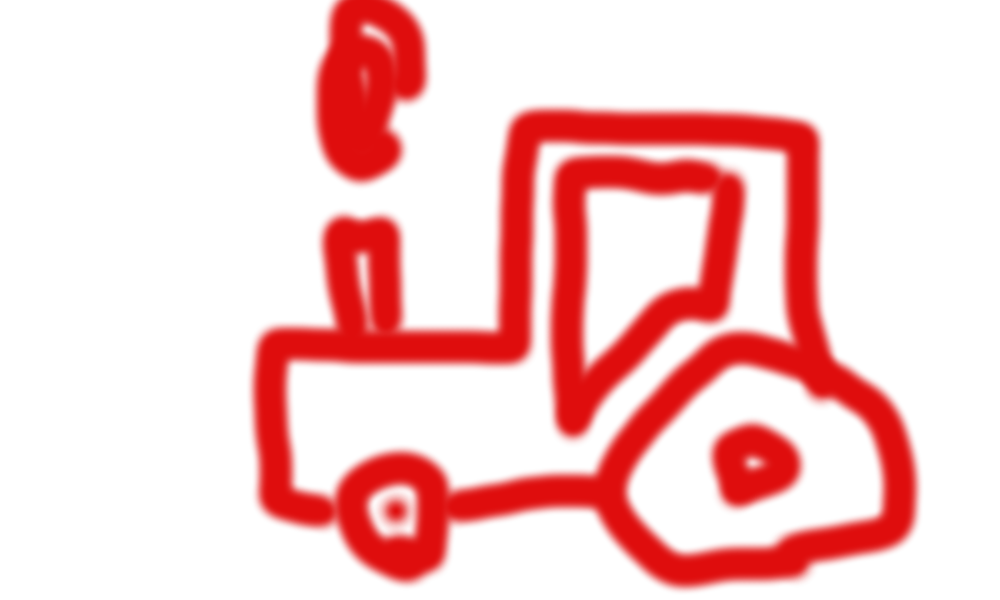
#> input picture ExmpleImages/imageExmple.png, 1000 x 600 px
$ python old_image_to_lines.py --input ../ExmpleImages/imageExmple.png
#> lines starting #> are read from the running program, lines starting #| are printed output that depends on the picture; after the words box and inside, x2 and y2 are one past the last pixel; in counts of white or black regions, pixels touching at a corner belong together
### PythonCore/base_converter.py
import os

import numpy as np
import matplotlib.pyplot as plt

from PythonCore.k_command_manager import KCommandManager


class BaseConverter:
    def __init__(self, path: str):
#> called with path = '../ExmpleImages/imageExmple.png'
        self.file_name = os.path.expanduser(path)
        self.name = path.split("/")[-1].split(".")[0].title()
        self.KCM: KCommandManager = KCommandManager(self.name, [], np.array([1, 1]))  # noqa

    def get_k_code(self, mode: str = None) -> KCommandManager:
        # the only function that the that is used outside class
        return KCommandManager(f"{self.name} Empty", [], np.array([1, 1]))

    def k_show(self):
        self.KCM.k_show()
        plt.show(block=True)

### PythonCore/k_command_manager.py
import os
import numpy as np

from PythonCore.data import Data
from matplotlib import pyplot as plt

from datetime import date
from tqdm import tqdm


class KCommandManager:
    def __init__(self, label, commands: list[np.ndarray], canvas_size: np.ndarray):
#> called with label = 'Imageexmple', canvas_size = array of shape (2,)
        self.label = label
        self.commands = commands
        self.canvas_size = canvas_size

        self.commands_num = len(self.commands)
        self.removed_commands = 0
        self.head_ups_num = 0

    # [14 lines left out: function __add__, not called in this run]

    def __reversed__(self):
        km = KCommandManager(self.label, list(reversed(self.commands)), self.canvas_size)
        return km

    def __str__(self):
        return f"KCommandManager of `{self.label}` who has {len(self.commands)} commands and canvas size of {self.canvas_size}" # noqa

    # [156 lines left out: functions decode, optimize, to_gcode, write_file, k_show, not called in this run]

### PythonCore/data.py
import numpy as np


class Data:
    KernelSize = 1
    DrawingSize = np.array([20, 20])  # cm
    LineThickness = 0.5  # cm
    PenUpFore = 2  # the given fore after a penup
    HeadSpeedRatio = 1/8  # head mm per length mm
    PrintingSpeedFactor = 2  # the printing speed factor
    MMPerPoint = 1  # mm

    ShiftX = 0
    ShiftY = 0

    SettingsVersion = 2.5

    @staticmethod
    def set_up(size: np.array):
        Data.KernelSize = np.max(np.int_(size / (Data.DrawingSize / Data.LineThickness))) + 1
        if Data.KernelSize <= 0:
            Data.KernelSize = 1

    # [12 lines left out: functions late_set_up, set_setting, not called in this run]

### old/old_image_to_lines.py
#!usr/bin/env python3
import sys
import os
sys.path.append("/home/pash/PycharmProjects/PrushaUga")


import numpy as np
import matplotlib.pyplot as plt

import scipy
import cv2

import argparse

from PythonCore.base_converter import BaseConverter

from PythonCore.data import Data
from PythonCore.k_command_manger import KCommandManager
from PythonCore.k_command import KCommand


class ImageToLines(BaseConverter):
    ReadChanel = 3

    def __init__(self, path: str):
        super(ImageToLines, self).__init__(path)
        self.image: np.ndarray = plt.imread(self.file_name)
#> self.image is the input picture: shape (600, 1000, 4) float32; mean R, G, B, A 0.291, 0.0169, 0.0169, 0.214
        self.output_matrix: np.ndarray = np.zeros(self.image.shape[:2])
        self.image_to_matrix()

    def image_to_matrix(self):
        # crop the unnecessary lines
        occupancy = self.image[:, :, ImageToLines.ReadChanel] != 0
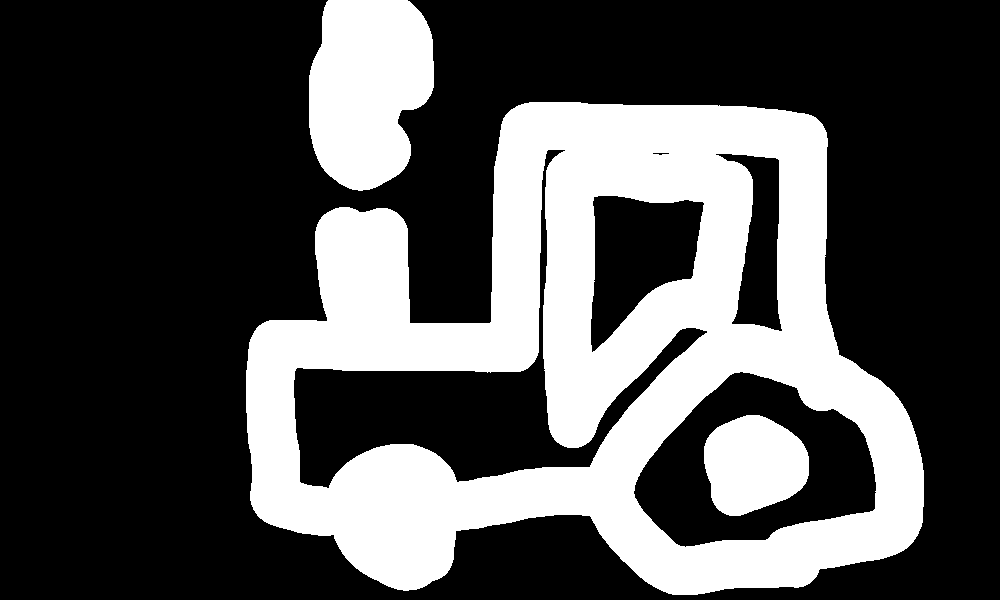
#> occupancy: shape (600, 1000) bool; 31.4% white; 3 white regions, box (x1, y1, x2, y2) and area: (246, 102, 924, 595) 161368, (309, 0, 434, 191) 19017, (704, 415, 809, 516) 8094
        size0 = list(np.argwhere(occupancy.any(axis=0))[[0, -1]])
#> size0 = [[246], [923]]
        size1 = list(np.argwhere(occupancy.any(axis=1))[[0, -1]])
#> size1 = [[0], [594]]
        crop_occupancy = occupancy[size1[0][0]:size1[1][0] + 1, size0[0][0]:size0[1][0] + 1]
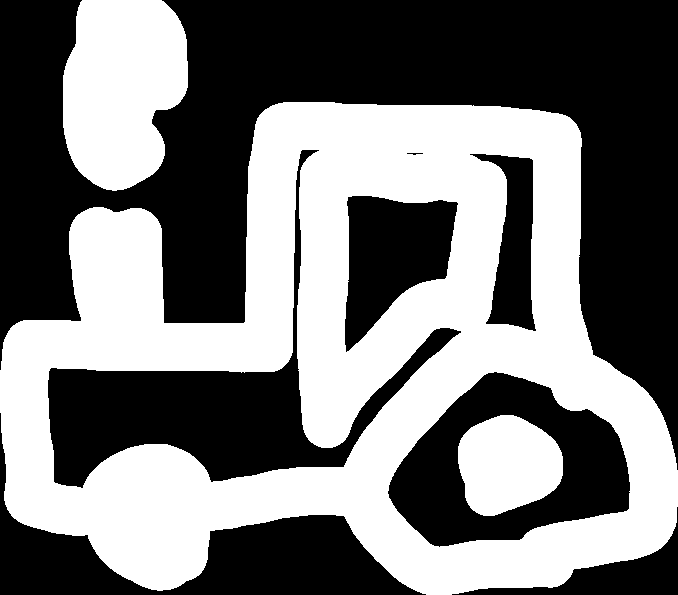
#> crop_occupancy: shape (595, 678) bool; 46.7% white; 3 white regions, box (x1, y1, x2, y2) and area: (0, 102, 678, 595) 161368, (63, 0, 188, 191) 19017, (458, 415, 563, 516) 8094

        # convert to a smaller matrix with a Kernel
        Data.set_up(crop_occupancy.size)

        # takes every X (Data.KernelSize) lines and sum them up
#> (the run stopped early here; a loop or call above may not have finished)

$ run again, on ExmpleImages/the_rock.png
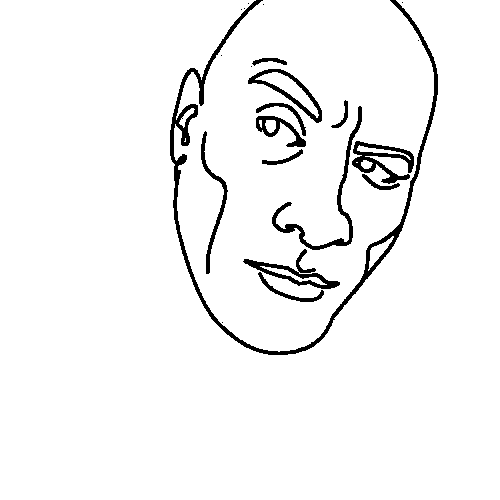
#> input picture ExmpleImages/the_rock.png, 500 x 500 px
#> in __init__, self.image is the input picture: shape (500, 500, 4) float32; mean R, G, B, A 6.71e-06, 6.71e-06, 6.71e-06, 0.0411
#> in image_to_matrix, `occupancy = self.image[:, :, ImageToLines.ReadChanel] != 0`:
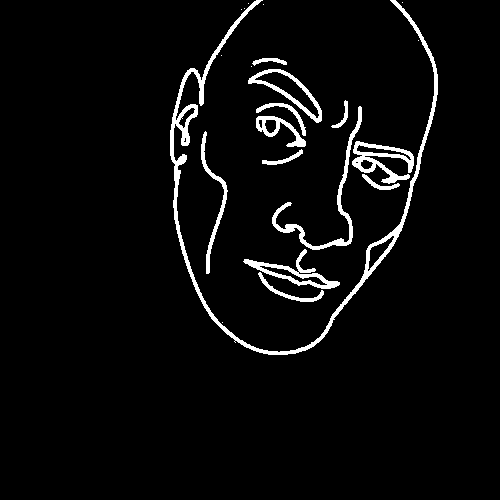
#> occupancy: shape (500, 500) bool; 4.1% white; 22 white regions (9 under 20 px), largest, box (x1, y1, x2, y2) and area: (170, 0, 438, 355) 4270, (272, 106, 362, 250) 1120, (352, 141, 414, 184) 1005
#> size0 = [[170], [437]]
#> size1 = [[0], [354]]
#> in image_to_matrix, `crop_occupancy = occupancy[size1[0][0]:size1[1][0] + 1, size0[0][0]:si..`:
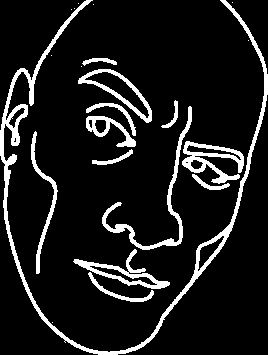
#> crop_occupancy: shape (355, 268) bool; 10.8% white; 22 white regions (9 under 20 px), largest, box (x1, y1, x2, y2) and area: (0, 0, 268, 355) 4270, (102, 106, 192, 250) 1120, (182, 141, 244, 184) 1005
